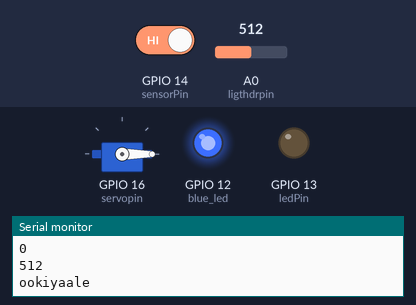
Bench run of a sketch on a simulated ESP8266 (NodeMCU). On the bench: servo, output pins drawn as LEDs (lit = HIGH), the last lines printed to the serial monitor. The test bench sets the inputs (shaded band); at power-on: A0 (ligthdrpin) = 512, GPIO 14 (sensorPin) HIGH. WiFi joins after 1.5 s; servers stay silent unless stated; the Firebase database answers and starts empty.

Above: at 2.7 s.
2.8 s: A0 (ligthdrpin) set to 594
4.3 s: A0 (ligthdrpin) set to 615
At 4.9 s:
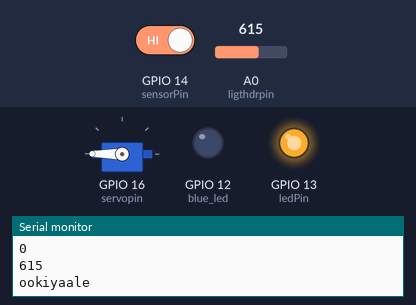
5.8 s: A0 (ligthdrpin) set to 592
At 6.1 s:
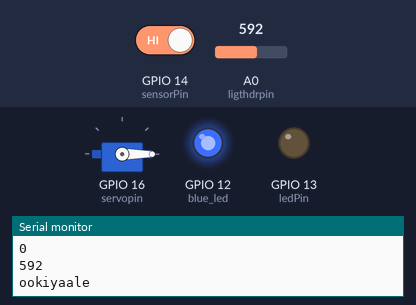
7.3 s: A0 (ligthdrpin) set to 612
At 8.6 s:
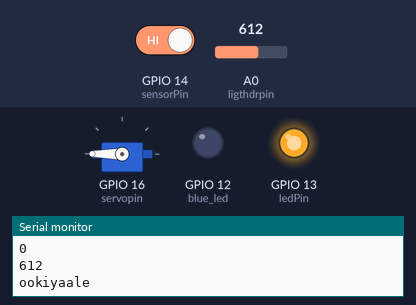
Timing chart, 0 to 9.8 s (numbered marks = the images above; inputs shaded):
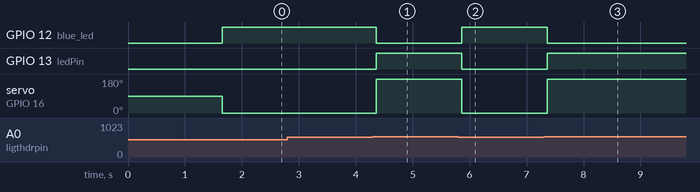

Measured:
- the behaviour switches between 602 and 603 on A0 (ligthdrpin) (found by bisection; images 0 and 1)
- after the input at 4.3 s, GPIO 12 (blue_led): HIGH → LOW after 0.06 s; GPIO 13 (ledPin): LOW → HIGH after 0.06 s; servo on GPIO 16 (servopin): 0° → 180° after 0.06 s
- after the input at 5.8 s, GPIO 12 (blue_led): LOW → HIGH after 0.06 s; GPIO 13 (ledPin): HIGH → LOW after 0.06 s; servo on GPIO 16 (servopin): 180° → 0° after 0.06 s
- after the input at 7.3 s, GPIO 12 (blue_led): HIGH → LOW after 0.07 s; GPIO 13 (ledPin): LOW → HIGH after 0.07 s; servo on GPIO 16 (servopin): 0° → 180° after 0.07 s

The sketch:

IOT_BASED_SMART_UMBERALLA_MONITORING_SYSTEM.ino
```cpp
#include <Arduino.h>
#include <FirebaseESP8266.h>
#include <ESP8266WiFi.h>
int lightreadval;
//all sensors need system
 #include<Servo.h>

//inicialize all pins
int ligthdrpin =A0;
int blue_led=12;
#define ledPin 13
 #include<Servo.h>
int servopin = 16;
Servo Myservo;
int rainval;

#define sensorPin 14


// Replace with your network credentials
const char* ssid = "Abdulla";
const char* password = "00001234";

// Replace with your Firebase project credentials
#define FIREBASE_HOST "https://on-off-mood-default-rtdb.firebaseio.com/"
#define FIREBASE_AUTH "D9WJr5GZfRZ5Yhw8FIDwTlugKnMZQN2nYC9cD5qH"

// Replace with the path to your database table
#define DATABASE_PATH "/umbrellaContrlling/switch"

// Pin connected to the LED (switch) - Change the pin number as needed


// Initialize Firebase data object
FirebaseData firebaseData;

void setup() {
  Serial.begin(9600);
 //declare all pins
  pinMode(ledPin, OUTPUT);
    pinMode(blue_led, OUTPUT);
  Myservo.attach(servopin);
  pinMode(ligthdrpin,INPUT);
  Myservo.attach(servopin);

  // Connect to Wi-Fi
  WiFi.begin(ssid, password);
  while (WiFi.status() != WL_CONNECTED) {
    delay(500);
    Serial.print(".");
  }
  Serial.println();
  Serial.println("Connected to WiFi");

  // Begin Firebase connection
  Firebase.begin(FIREBASE_HOST, FIREBASE_AUTH);

  // Enable auto reconnect
  Firebase.reconnectWiFi(true);
}

void loop() {
  bool switchValue;
  // Read data from Firebase Realtime Database
  if (Firebase.getBool(firebaseData, DATABASE_PATH)) {
    if (firebaseData.dataType() == "boolean") {
      bool switchValue = firebaseData.boolData();
//      Serial.print("Switch Value: ");

      Serial.println(switchValue);
//      // Control the LED based on the switch value
//      digitalWrite(ledPin, switchValue ? HIGH : LOW);
        lightreadval= analogRead(ligthdrpin);
rainval = digitalRead(sensorPin);
Serial.println(lightreadval);

  if (rainval == LOW || lightreadval  <=  602 || switchValue == 1){


      Myservo.write(-180);
      digitalWrite(ledPin,LOW);
      digitalWrite(blue_led,HIGH);
      //Myservo.write(0);

      }


else  if (rainval == HIGH || switchValue == 0){


      Myservo.write(180);
      digitalWrite(ledPin,HIGH);
       digitalWrite(blue_led,LOW);

    }

//   else if(switchValue == 1){
//       Myservo.write(-180);
//      digitalWrite(ledPin,LOW);
//      digitalWrite(blue_led,HIGH);
//      }
//
//
//    else if(switchValue == 0){
//
//        Myservo.write(180);
//      digitalWrite(ledPin,HIGH);
//       digitalWrite(blue_led,LOW);
//
//        }


  else {
      Myservo.write(180);
      digitalWrite(ledPin,HIGH);
      digitalWrite(blue_led,LOW);
      //Myservo.write(0);

    }
    }
    if(switchValue == 0){
      Serial.println("ookiyaale");
    }
  }
  else {
    // Failed to get data from Firebase
    Serial.println("Error: " + firebaseData.errorReason());
  }

  // Add some delay to avoid excessive reads
//  delay(2000);


//     Serial.print(switchValue);
}
```
